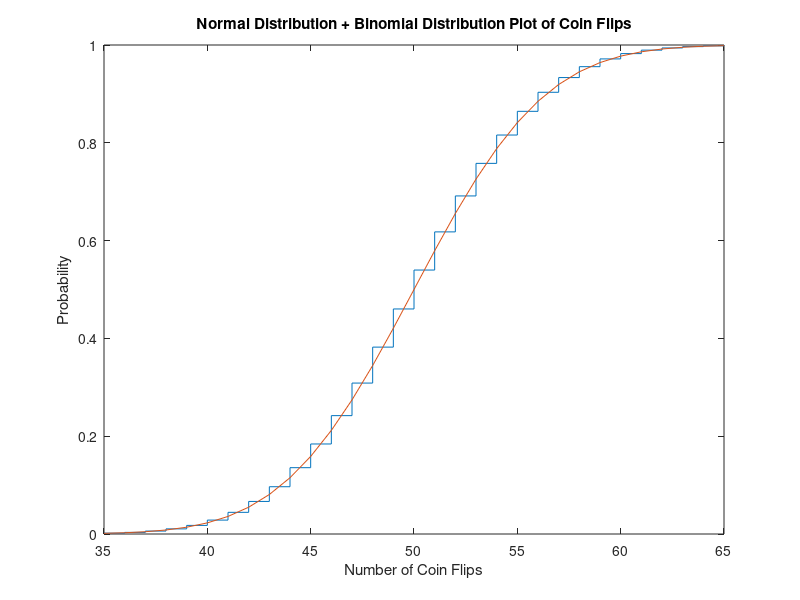

This figure's MATLAB source:
n = 100;    
p = 0.5;  
mean = 50;  
sd = 5; 
all_x_values = (0 : 100); 
x_axis = (35 : 65); 

disp("Binomial CDF")
disp(binocdf(all_x_values, n, p))  
disp("Normal CDF") 
disp(normcdf(all_x_values, mean, sd)) 

stairs(x_axis, binocdf(x_axis, n, p)); 
hold on 
plot(x_axis, normcdf(x_axis, mean, sd));    

title("Normal Distribution + Binomial Distribution Plot of Coin Flips")
xlabel("Number of Coin Flips") 
ylabel("Probability")     